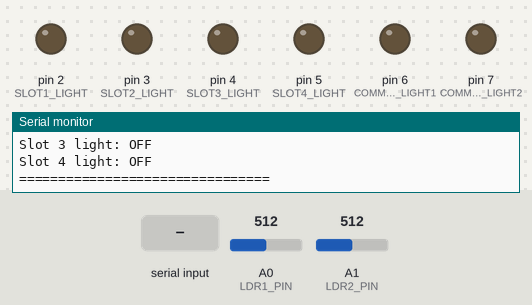
Recording of a sketch running on a simulated Arduino Uno, built with avr-gcc and run on an emulated ATmega328P. Parts: output pins drawn as LEDs (lit = HIGH), the last lines printed to the serial monitor. The test bench sets the inputs (shaded band); at power-on: A0 (LDR1_PIN) = 512, A1 (LDR2_PIN) = 512.

Above: at 0.1 s.
At 1.3 s:
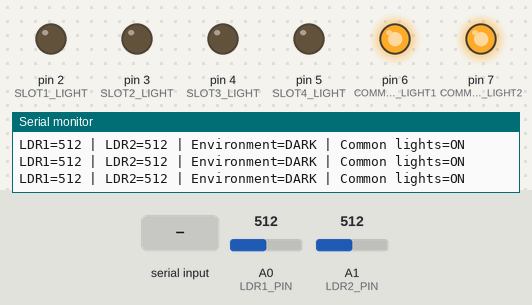
1.4 s: "ALL_ON\n" received over Serial
At 1.9 s:
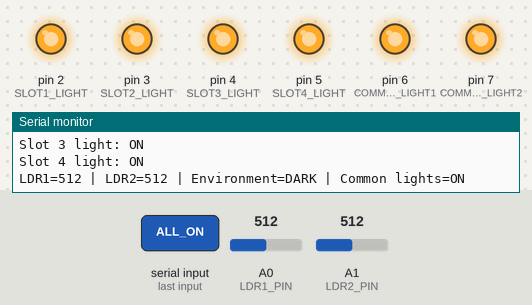
2.9 s: "GUIDE=\n" received over Serial
4.4 s: "PARKED=\n" received over Serial
Timing chart, 0 to 11.9 s (numbered marks = the images above; inputs shaded):
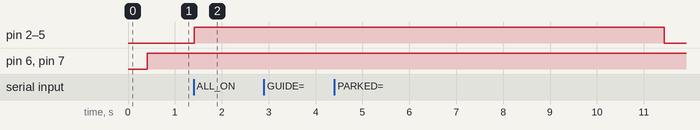

The sketch:

UNO_1_Lighting.ino
```cpp
/*
=====================================================
 UNO #1 - SMART CAR PARK LIGHTING SYSTEM
 FIXED LDR NIGHT LIGHT LOGIC
=====================================================

PARKING SLOT LIGHTS
D2 = Slot 1
D3 = Slot 2
D4 = Slot 3
D5 = Slot 4

COMMON LIGHTS
D6 = Common Light 1
D7 = Common Light 2

LDR SENSORS
A0 = LDR 1
A1 = LDR 2

ESP32 #2 UART
ESP32 GPIO17 TX -> UNO D0/RX
ESP32 GPIO16 RX <- UNO D1/TX
Use a voltage divider on UNO TX -> ESP32 RX.

IMPORTANT:
Disconnect UART wires from D0/D1 while uploading.
=====================================================
*/

#include <Arduino.h>

// ---------------- PARKING SLOT LIGHTS ----------------

#define SLOT1_LIGHT 2
#define SLOT2_LIGHT 3
#define SLOT3_LIGHT 4
#define SLOT4_LIGHT 5

// ---------------- COMMON LIGHTS ----------------

#define COMMON_LIGHT1 6
#define COMMON_LIGHT2 7

// ---------------- LDR SENSORS ----------------

#define LDR1_PIN A0
#define LDR2_PIN A1

// Adjust after observing Serial Monitor readings.
#define DARK_THRESHOLD 400

// true: ADC readings increase in darkness.
// false: ADC readings decrease in darkness.
#define DARK_READING_IS_HIGH true

// ---------------- TIMING ----------------

const unsigned long LDR_INTERVAL_MS = 300;
const unsigned long PARKING_TIMEOUT_MS = 10000;

// ---------------- VARIABLES ----------------

String inputCommand = "";

unsigned long lastLDRCheck = 0;
unsigned long lastParkingActivity = 0;

bool parkingLightsOn = false;
bool slotLightState[4] = {false, false, false, false};

// =====================================================
// CONTROL ONE SLOT LIGHT
// =====================================================

void setSlotLight(int slot, bool state) {
  if (slot < 1 || slot > 4) return;

  const int pins[] = {
    SLOT1_LIGHT, SLOT2_LIGHT, SLOT3_LIGHT, SLOT4_LIGHT
  };

  slotLightState[slot - 1] = state;
  digitalWrite(pins[slot - 1], state ? HIGH : LOW);

  Serial.print("Slot ");
  Serial.print(slot);
  Serial.print(" light: ");
  Serial.println(state ? "ON" : "OFF");
}

// =====================================================
// CONTROL ALL PARKING SLOT LIGHTS
// =====================================================

void setAllParkingLights(bool state) {
  for (int slot = 1; slot <= 4; slot++) {
    setSlotLight(slot, state);
  }

  parkingLightsOn = state;

  if (state) {
    lastParkingActivity = millis();
  }
}

// =====================================================
// FIXED AUTOMATIC NIGHT LIGHT CONTROL
// =====================================================

void updateNightLights() {
  int ldr1Value = analogRead(LDR1_PIN);
  int ldr2Value = analogRead(LDR2_PIN);

  bool ldr1Dark;
  bool ldr2Dark;

  if (DARK_READING_IS_HIGH) {
    ldr1Dark = (ldr1Value > DARK_THRESHOLD);
    ldr2Dark = (ldr2Value > DARK_THRESHOLD);
  } else {
    ldr1Dark = (ldr1Value < DARK_THRESHOLD);
    ldr2Dark = (ldr2Value < DARK_THRESHOLD);
  }

  // Turn common lights ON if either sensor detects darkness.
  bool isDark = ldr1Dark || ldr2Dark;

  digitalWrite(COMMON_LIGHT1, isDark ? HIGH : LOW);
  digitalWrite(COMMON_LIGHT2, isDark ? HIGH : LOW);

  Serial.print("LDR1=");
  Serial.print(ldr1Value);
  Serial.print(" | LDR2=");
  Serial.print(ldr2Value);
  Serial.print(" | Environment=");
  Serial.print(isDark ? "DARK" : "BRIGHT");
  Serial.print(" | Common lights=");
  Serial.println(isDark ? "ON" : "OFF");
}

// =====================================================
// PROCESS ESP32 COMMANDS
// =====================================================

void processCommand(String command) {
  command.trim();
  command.toUpperCase();

  Serial.print("Received: ");
  Serial.println(command);

  if (command.startsWith("GUIDE=")) {
    int slot = command.substring(6).toInt();

    if (slot >= 1 && slot <= 4) {
      setSlotLight(slot, true);
      lastParkingActivity = millis();
    }
  }
  else if (command.startsWith("PARKED=")) {
    int slot = command.substring(7).toInt();

    if (slot >= 1 && slot <= 4) {
      setSlotLight(slot, true);
      lastParkingActivity = millis();
    }
  }
  else if (command.startsWith("EXIT=")) {
    int slot = command.substring(5).toInt();

    if (slot >= 1 && slot <= 4) {
      setSlotLight(slot, false);
      lastParkingActivity = millis();
    }
  }
  else if (command == "ALL_ON") {
    setAllParkingLights(true);
  }
  else if (command == "ALL_OFF") {
    setAllParkingLights(false);
  }
  else {
    Serial.println("Unknown command");
  }
}

// =====================================================
// READ UART COMMANDS
// =====================================================

void readSerialCommands() {
  while (Serial.available() > 0) {
    char incoming = Serial.read();

    if (incoming == '\n' || incoming == '\r') {
      if (inputCommand.length() > 0) {
        processCommand(inputCommand);
        inputCommand = "";
      }
    } else if (inputCommand.length() < 60) {
      inputCommand += incoming;
    } else {
      inputCommand = "";
    }
  }
}

// =====================================================
// SETUP
// =====================================================

void setup() {
  Serial.begin(9600);

  pinMode(SLOT1_LIGHT, OUTPUT);
  pinMode(SLOT2_LIGHT, OUTPUT);
  pinMode(SLOT3_LIGHT, OUTPUT);
  pinMode(SLOT4_LIGHT, OUTPUT);

  pinMode(COMMON_LIGHT1, OUTPUT);
  pinMode(COMMON_LIGHT2, OUTPUT);

  pinMode(LDR1_PIN, INPUT);
  pinMode(LDR2_PIN, INPUT);

  setAllParkingLights(false);
  digitalWrite(COMMON_LIGHT1, LOW);
  digitalWrite(COMMON_LIGHT2, LOW);

  Serial.println();
  Serial.println("================================");
  Serial.println("UNO #1 LIGHTING SYSTEM READY");
  Serial.println("================================");

  lastLDRCheck = millis();
  lastParkingActivity = millis();
}

// =====================================================
// LOOP
// =====================================================

void loop() {
  readSerialCommands();

  if (millis() - lastLDRCheck >= LDR_INTERVAL_MS) {
    lastLDRCheck = millis();
    updateNightLights();
  }

  // Turn off parking-slot lights after 10 seconds.
  // Automatic common night lights are controlled separately.
  if (parkingLightsOn &&
      millis() - lastParkingActivity >= PARKING_TIMEOUT_MS) {
    setAllParkingLights(false);
    Serial.println("Parking slot lights timed out.");
  }
}
```

Measured:
- after the input at 1.4 s, pin 2 (SLOT1_LIGHT), pin 3 (SLOT2_LIGHT), pin 4 (SLOT3_LIGHT), pin 5 (SLOT4_LIGHT): LOW → HIGH at once
